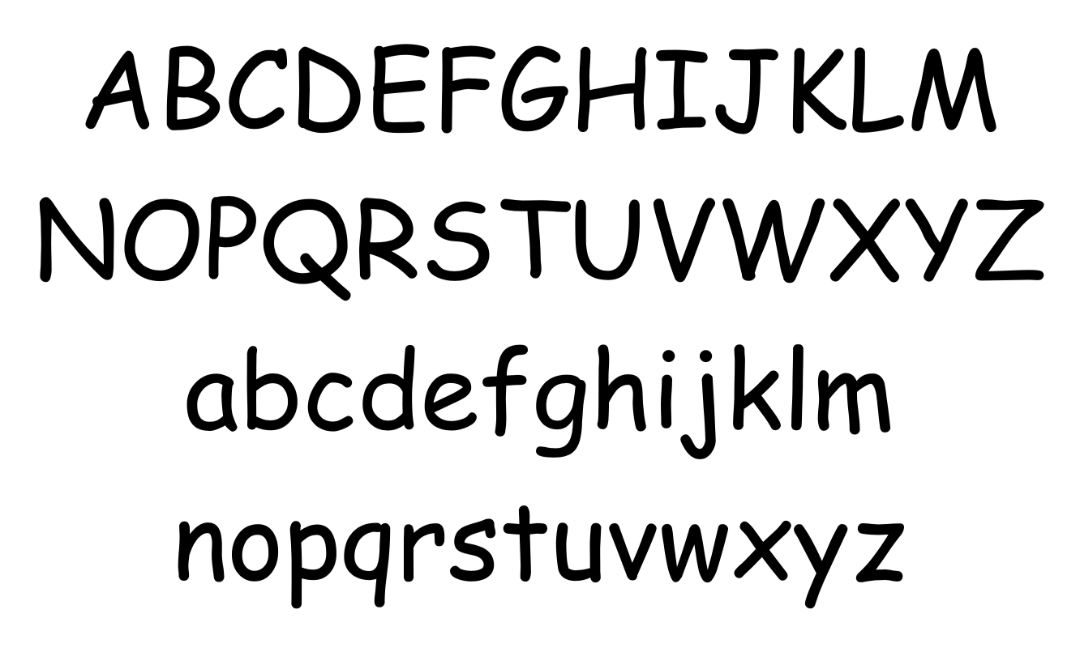
#> input picture examples/simple_1.jpg, 1080 x 648 px
$ python -i localize.py   (imports and definitions only)
#> lines starting #> are read from the running program, lines starting #| are printed output that depends on the picture; after the words box and inside, x2 and y2 are one past the last pixel; in counts of white or black regions, pixels touching at a corner belong together
#> further down, picture is the input picture: shape (648, 1080); min 0, max 255, mean 221.9
import cv2 as cv


def localize_text(img_bin, threshold1=100, threshold2=200, ksize=(5, 5)):
    # 使用Canny边缘检测
    # See: https://docs.opencv.org/3.4/da/d22/tutorial_py_canny.html
#> called with threshold1 = 100, threshold2 = 200, ksize = (5, 5)
    edges = cv.Canny(img_bin, threshold1, threshold2)
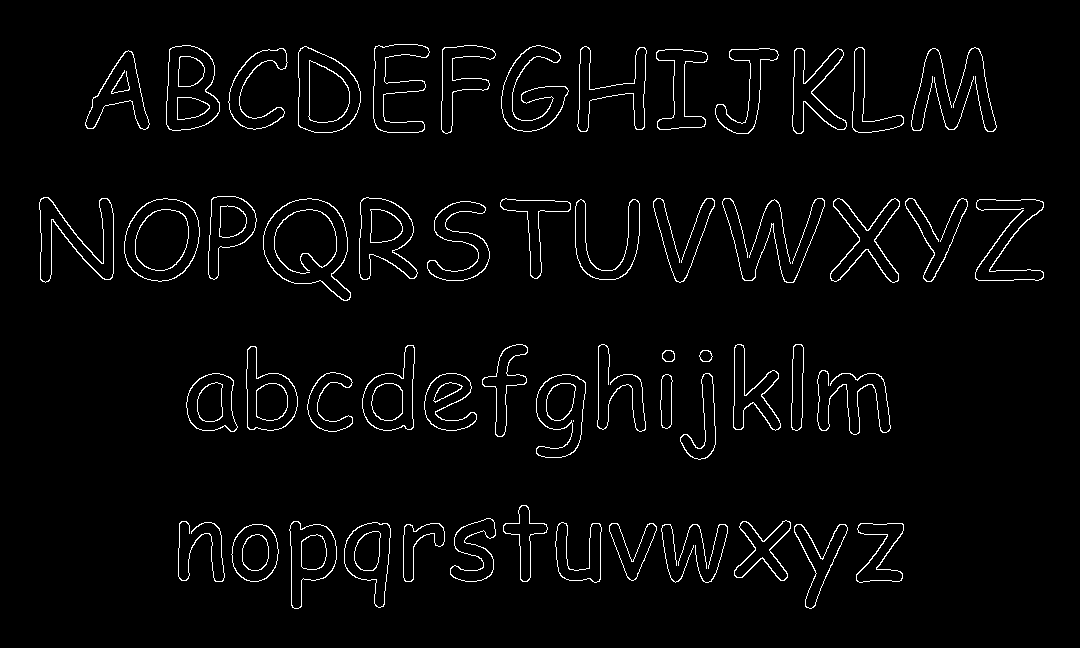
#> edges: shape (648, 1080); 2.8% white in thin lines or dots, all inside (x1, y1, x2, y2) = (39, 44, 1044, 609)

    # morphological operations
    # See: https://docs.opencv.org/4.x/d9/d61/tutorial_py_morphological_ops.html
    # 定义结构元素
    kernel = cv.getStructuringElement(cv.MORPH_RECT, ksize)

    # 图像膨胀
    dilated = cv.dilate(edges, kernel)
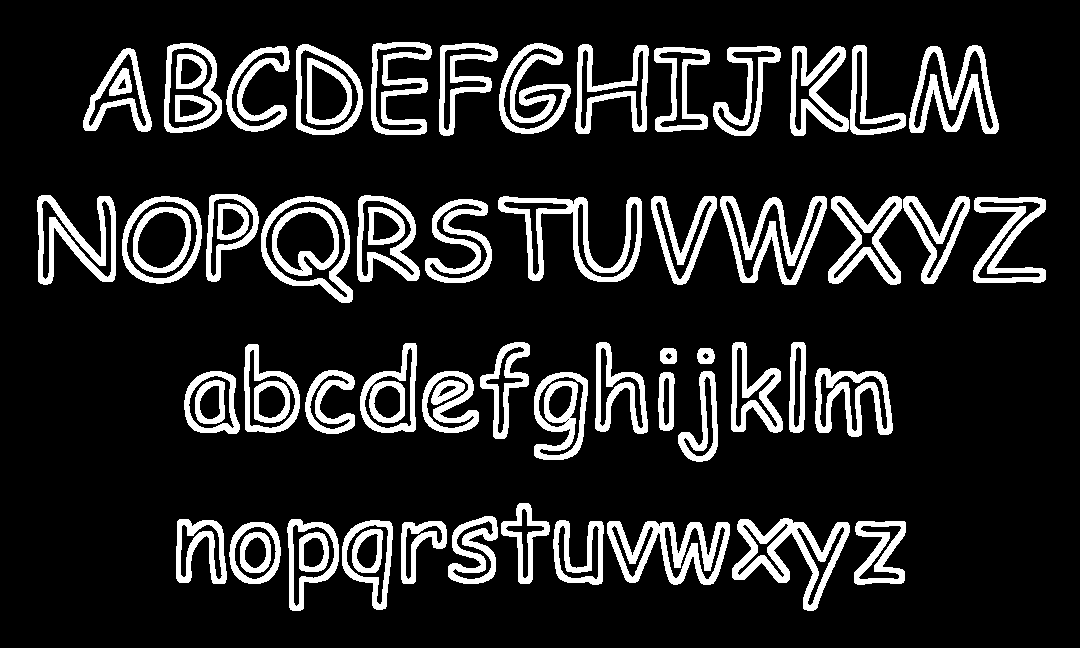
#> dilated: shape (648, 1080); 15.1% white; 66 white regions

    # 查找轮廓
    contours, _ = cv.findContours(
        dilated, cv.RETR_EXTERNAL, cv.CHAIN_APPROX_SIMPLE)
#> contours = 51 contours; largest, box (x1, y1, x2, y2) and area: (261, 196, 353, 303) 6868, (122, 196, 202, 284) 5556, (296, 44, 363, 135) 4804, (498, 196, 642, 282) 4780, (720, 196, 827, 285) 4612

    return contours

>>> import cv2
>>> picture = cv2.imread('../examples/simple_1.jpg', cv2.IMREAD_GRAYSCALE)
>>> result = localize_text(picture)
#> result has the same summary as contours in localize_text

$ run again, on examples/simple_3.jpg
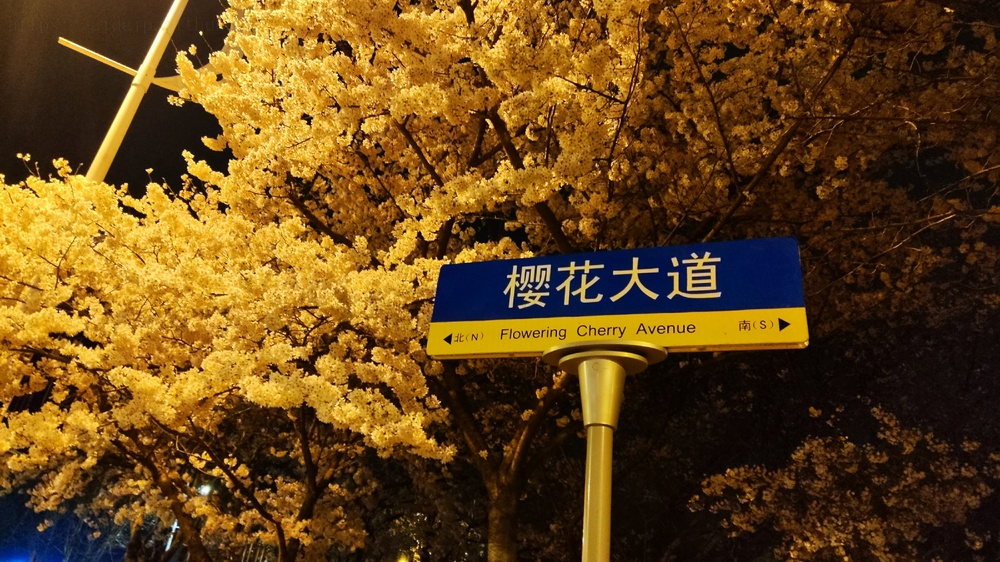
#> input picture examples/simple_3.jpg, 1000 x 562 px, shrunk from 2400 x 1350 before the run
#> in localize_text, `edges = cv.Canny(img_bin, threshold1, threshold2)`:
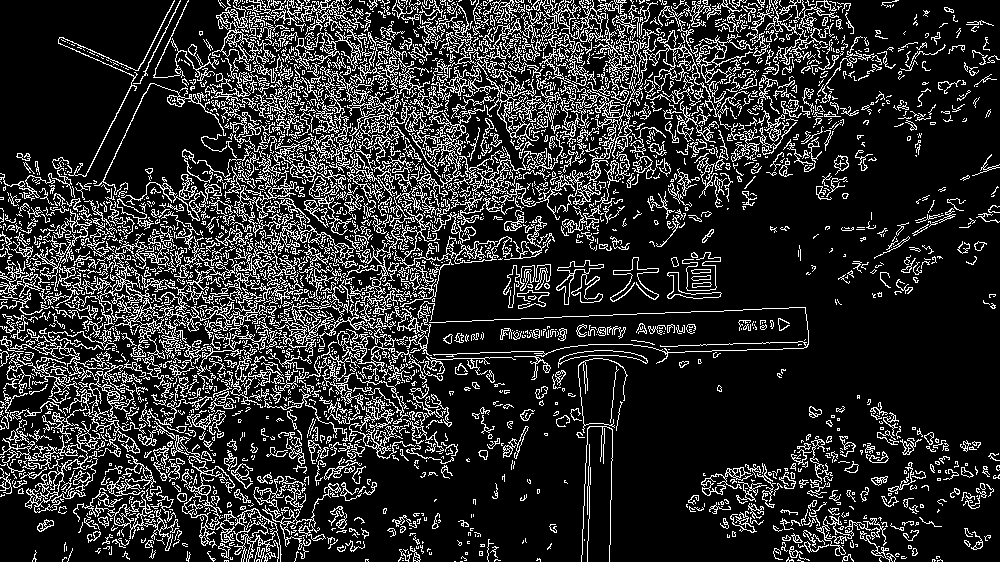
#> edges: shape (562, 1000); 17.8% white in thin lines or dots
#> in localize_text, `dilated = cv.dilate(edges, kernel)`:
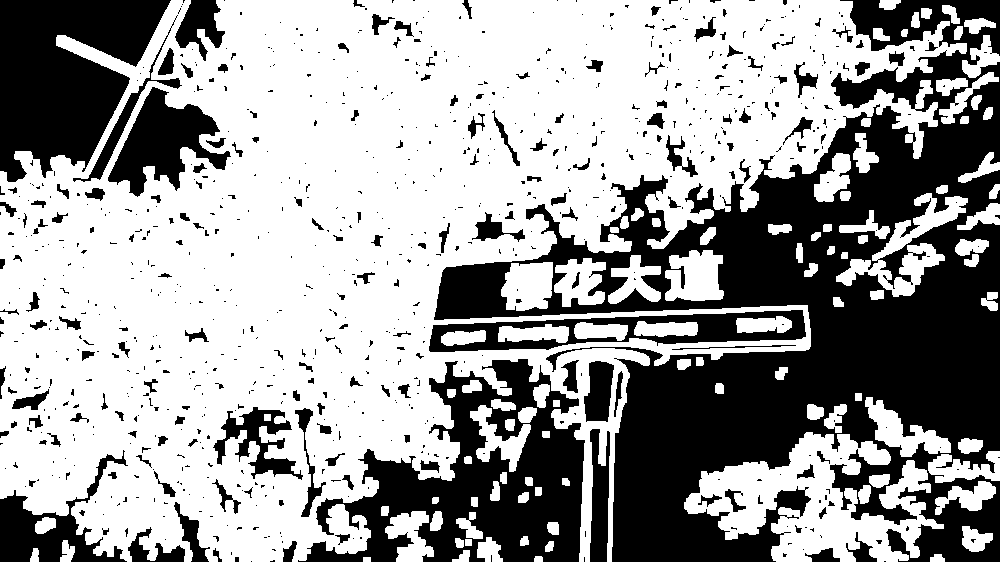
#> dilated: shape (562, 1000); 61.9% white; 859 black regions (668 under 20 px)
#> contours = 97 contours; largest, box (x1, y1, x2, y2) and area: (0, 0, 967, 562) 324880, (684, 432, 944, 562) 16129, (836, 193, 968, 297) 3642, (665, 250, 724, 301) 2186, (501, 262, 553, 311) 2000
#> result has the same summary as contours in localize_text
